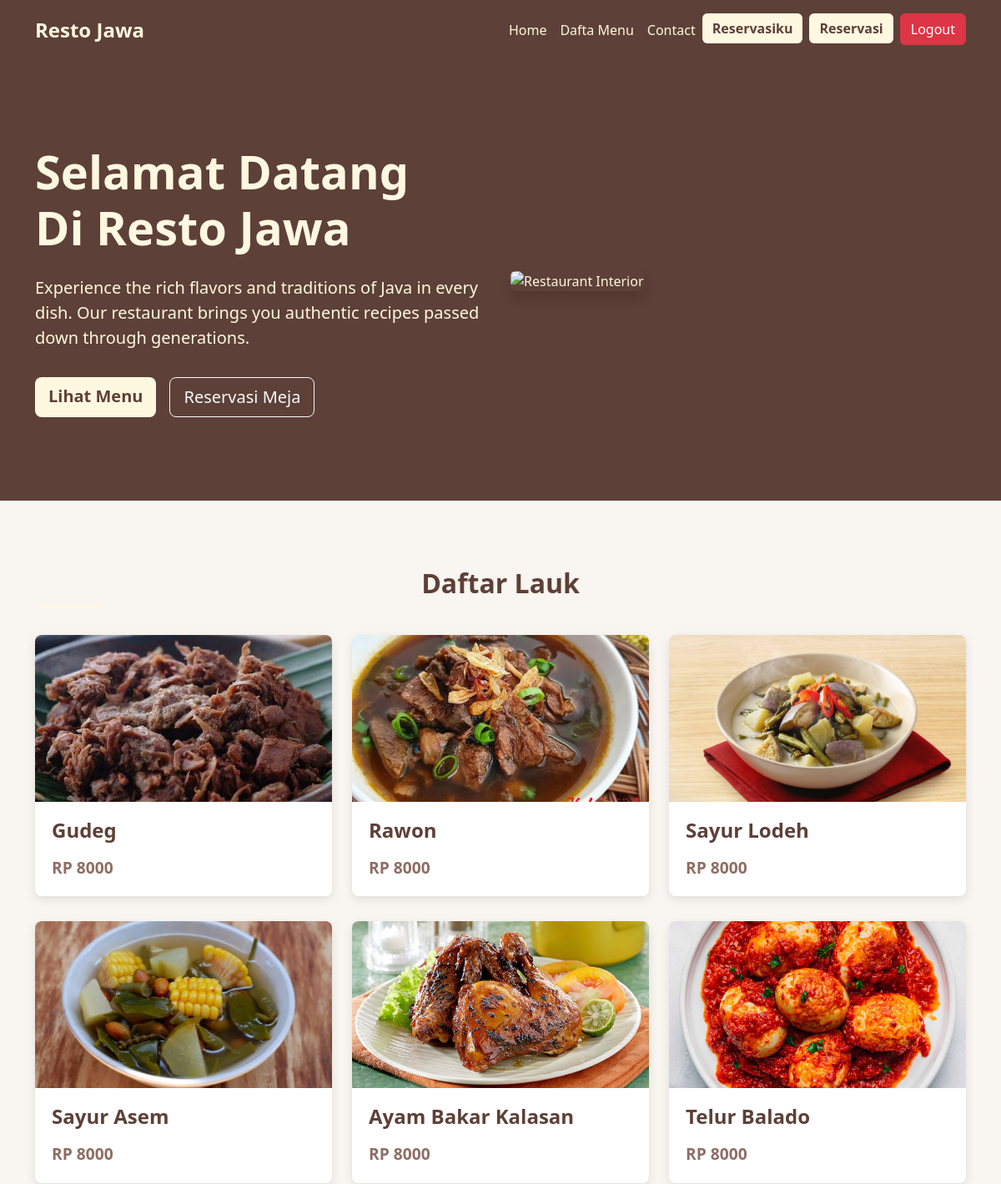
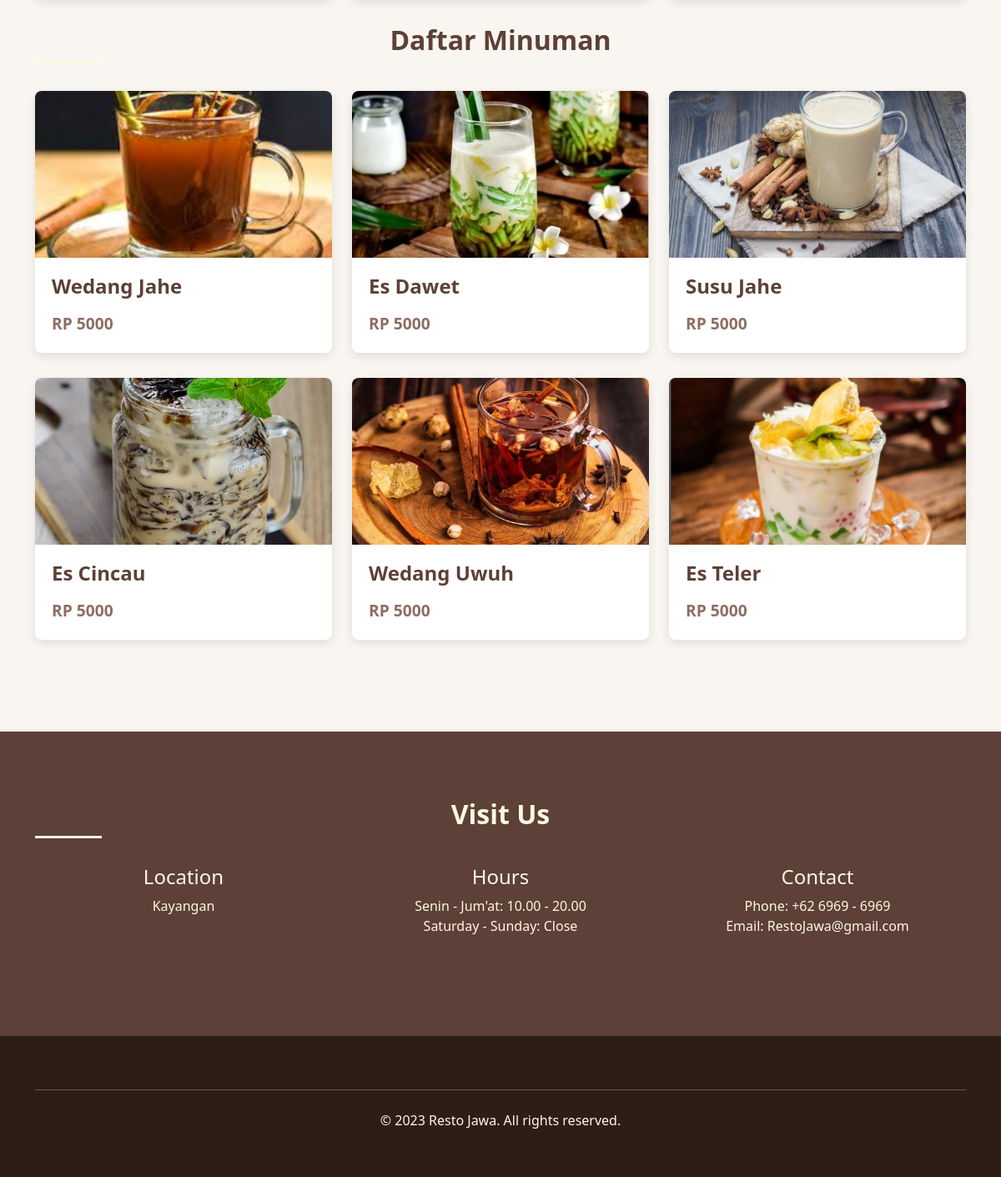
The page /UserPage/HomePage.php (signed in) on the database its author committed (2 pictures, top to bottom).
### tables this page shows
CREATE TABLE `datalauk` (
  `IDLauk` int(10) NOT NULL,
  `NamaLauk` varchar(30) NOT NULL,
  `HargaLauk` int(9) NOT NULL,
  `GambarLauk` varchar(30) NOT NULL,
  `Kategori` varchar(30) NOT NULL,
  `Stok` int(3) NOT NULL,
  `Deskripsi` text NOT NULL
);

CREATE TABLE `dataminuman` (
  `IDMinuman` int(10) NOT NULL,
  `NamaMinuman` varchar(30) NOT NULL,
  `HargaMinuman` int(10) NOT NULL,
  `GambarMinuman` varchar(30) NOT NULL,
  `Kategori` varchar(30) NOT NULL,
  `Stok` int(10) NOT NULL,
  `Deskripsi` text NOT NULL
);

### UserPage/HomePage.php (the view, shortened to what this page needs)
<?php
include "function.php";
$query = "SELECT * FROM datalauk";
$hasillauk = mysqli_query($koneksidb, $query);
$query = "SELECT * FROM dataminuman";
$hasilminuman = mysqli_query($koneksidb, $query);
 ?>
<!DOCTYPE html>
<html lang="en">
<head>
    <link href="https://cdn.jsdelivr.net/npm/bootstrap@5.3.0-alpha1/dist/css/bootstrap.min.css" rel="stylesheet">
    <link rel="stylesheet" href="../style/HomePage.css">
</head>
<body class="bodyuser">
    <nav id="usernav" class="navbar navbar-expand-lg navbar-dark sticky-top">
        <div class="container">
            <a class="navbar-brand" href="HomePage.php">Resto Jawa</a>
            <div class="collapse navbar-collapse" id="navbarNav">
                <ul class="navbar-nav ms-auto">
                    <li class="nav-item">
                        <a class="nav-link" href="#home">Home</a>
                    </li>
                    <li class="nav-item">
                        <a class="nav-link" href="#menu">Dafta Menu</a>
                    </li>
                    <li class="nav-item">
                        <a class="nav-link" href="#contact">Contact</a>
                    </li>
                    <li class="nav-item">
                        <button type="button" class="btn btn-primary" data-bs-toggle="modal" data-bs-target="#exampleModal">
                            Reservasiku
                        </button>
                    </li>
                    <li class="nav-item ms-2">
                        <a class="btn btn-primary" href="Reservasi.php" id="reservasi" >Reservasi</a>
                    </li>
                    <li class="nav-item ms-2">
                        <form action="" method="post"><button type="submit" class="btn btn-danger" name="logout">Logout</button></form>
                    </li>
                </ul>
            </div>
        </div>
    </nav>
    <section class="hero-section" id="home">
        <div class="container">
            <div class="row align-items-center">
                <div class="col-lg-6">
                    <h1 class="hero-title">Selamat Datang<br>Di Resto Jawa</h1>
                    <p class="hero-subtitle">Experience the rich flavors and traditions of Java in every dish. Our restaurant brings you authentic recipes passed down through generations.</p>
                    <div class="d-flex flex-wrap gap-3">
                        <a href="#menu" class="btn btn-primary btn-lg">Lihat Menu</a>
                        <a href="Reservasi.php" class="btn btn-outline-light btn-lg">Reservasi Meja</a>
                    </div>
                </div>
                <div class="col-lg-6">
                    <img src="https://asset.kompas.com/crops/W4Rk5gx31HtfLjHYLSG4-cWrYU0=/0x0:780x390/780x390/data/photo/2012/12/27/1715322-set-memeriksa-goronggorong-780x390.jpg" alt="Restaurant Interior" class="img-fluid rounded shadow">
                </div>
            </div>
        </div>
    </section>
    <section class="menu-section" id="menu">
        <div class="container">
            <h2 class="section-title text-center">Daftar Lauk</h2>
            <div class="row">
                <?php while($data = mysqli_fetch_assoc($hasillauk)) {
                    if($data["IDLauk"] == 0) continue; ?>
                    <div class='col-md-6 col-lg-4'>
                        <div class='menu-item'>
                            <div class='menu-item-img' style='background-image: url("../img/<?= $data["GambarLauk"]; ?>");'></div>
                            <div class='menu-item-content'>
                                <h4 class='menu-item-title'><?= $data["NamaLauk"]; ?></h4>
                                <div class='d-flex justify-content-between align-items-center mt-3'>
                                    <span class='menu-item-price'>RP <?= $data["HargaLauk"]; ?></span>
                                </div>
                            </div>
                        </div>
                    </div>
                <?php } ?>
            </div>
            <h2 class="section-title text-center">Daftar Minuman</h2>
            <div class="row">
                <?php while($data = mysqli_fetch_assoc($hasilminuman)) { ?>
                    <div class='col-md-6 col-lg-4'>
                        <div class='menu-item'>
                            <div class='menu-item-img' style='background-image: url("../img/<?= $data["GambarMinuman"]; ?>");'></div>
                            <div class='menu-item-content'>
                                <h4 class='menu-item-title'><?= $data["NamaMinuman"]; ?></h4>
                                <div class='d-flex justify-content-between align-items-center mt-3'>
                                    <span class='menu-item-price'>RP <?= $data["HargaMinuman"]; ?></span>
                                </div>
                            </div>
                        </div>
                    </div>
                <?php
                }
                ?>
            </div>
        </div>
    </section>
    <section class="contact-section" id="contact">
        <div class="container">
            <h2 class="section-title text-center">Visit Us</h2>
            <div class="row">
                <div class="col-md-4 text-center mb-4">
                    <h4>Location</h4>
                    <p>Kayangan</p>
                </div>
                <div class="col-md-4 text-center mb-4">
                    <h4>Hours</h4>
                    <p>Senin - Jum'at: 10.00 - 20.00<br>Saturday - Sunday: Close</p>
                </div>
                <div class="col-md-4 text-center mb-4">
                    <h4>Contact</h4>
                    <p>Phone: +62 6969 - 6969<br>Email: RestoJawa@gmail.com</p>
                </div>
            </div>
        </div>
    </section>
    <footer class="footer">
        <div class="container">
            <hr class="my-4">
            <div class="text-center">
                <p>&copy; 2023 Resto Jawa. All rights reserved.</p>
            </div>
        </div>
    </footer>
</body>
</html>

### style/HomePage.css (style rules this page uses)
.bodyuser { font-family: 'Segoe UI', Tahoma, Geneva, Verdana, sans-serif; color: #5D4037; }
#usernav { background-color: #5D4037; height: 72px; }
.navbar-brand { color: #FFF8E1 !important; font-weight: bold; font-size: 1.5rem; }
.nav-link { color: #FFF8E1 !important; font-weight: 500; }
.btn-primary { background-color: #FFF8E1; color: #5D4037; border: none; font-weight: 600; }
.hero-section { background-color: #5D4037; color: #FFF8E1; padding: 100px 0; position: relative; overflow: hidden; }
.hero-section::before { content: ''; position: absolute; top: 0; left: 0; right: 0; bottom: 0; background: linear-gradient(rgba(93, 64, 55, 0.8), rgba(93, 64, 55, 0.9)), url('https://images.unsplash.com/photo-1517248135467-4c7edcad34c4?ixlib=rb-4.0.3&ixid=M3wxMjA3fDB8MHxwaG90by1wYWdlfHx8fGVufDB8fHx8fA%3D%3D&auto=format&fit=crop&w=2070&q=80'); background-size: cover; background-position: center; z-index: -1; }
.hero-title { font-size: 3.5rem; font-weight: 700; margin-bottom: 1.5rem; }
.hero-subtitle { font-size: 1.25rem; margin-bottom: 2rem; max-width: 600px; }
.section-title { color: #5D4037; font-weight: 700; margin-bottom: 2rem; position: relative; padding-bottom: 10px; }
.section-title::after { content: ''; position: absolute; bottom: 0; left: 0; width: 80px; height: 3px; background-color: #FFF8E1; }
.menu-section { padding: 80px 0; background-color: #f9f5f0; }
.menu-item { background-color: white; border-radius: 8px; overflow: hidden; box-shadow: 0 4px 12px rgba(0, 0, 0, 0.1); transition: transform 0.3s ease; margin-bottom: 30px; }
.menu-item-img { height: 200px; background-size: cover; background-position: center; }
.menu-item-content { padding: 20px; }
.menu-item-title { font-weight: 600; color: #5D4037; margin-bottom: 10px; }
.menu-item-price { color: #8D6E63; font-weight: 700; font-size: 1.2rem; }
.contact-section { padding: 80px 0; background-color: #5D4037; color: #FFF8E1; }
.contact-section .section-title { color: #FFF8E1; }
.contact-section .section-title::after { background-color: #FFF8E1; }
.footer { background-color: #2c1e17; color: #FFF8E1; padding: 40px 0; }

### rows shown on the page
datalauk: GambarLauk (picture), NamaLauk "Gudeg", HargaLauk "8000"
datalauk: GambarLauk (picture), NamaLauk "Rawon", HargaLauk "8000"
datalauk: GambarLauk (picture), NamaLauk "Sayur Lodeh", HargaLauk "8000"
datalauk: GambarLauk (picture), NamaLauk "Sayur Asem", HargaLauk "8000"
datalauk: GambarLauk (picture), NamaLauk "Ayam Bakar Kalasan", HargaLauk "8000"
datalauk: GambarLauk (picture), NamaLauk "Telur Balado", HargaLauk "8000"
dataminuman: GambarMinuman (picture), NamaMinuman "Wedang Jahe", HargaMinuman "5000"
dataminuman: GambarMinuman (picture), NamaMinuman "Es Dawet", HargaMinuman "5000"
dataminuman: GambarMinuman (picture), NamaMinuman "Susu Jahe", HargaMinuman "5000"
dataminuman: GambarMinuman (picture), NamaMinuman "Es Cincau", HargaMinuman "5000"
dataminuman: GambarMinuman (picture), NamaMinuman "Wedang Uwuh", HargaMinuman "5000"
dataminuman: GambarMinuman (picture), NamaMinuman "Es Teler", HargaMinuman "5000"
